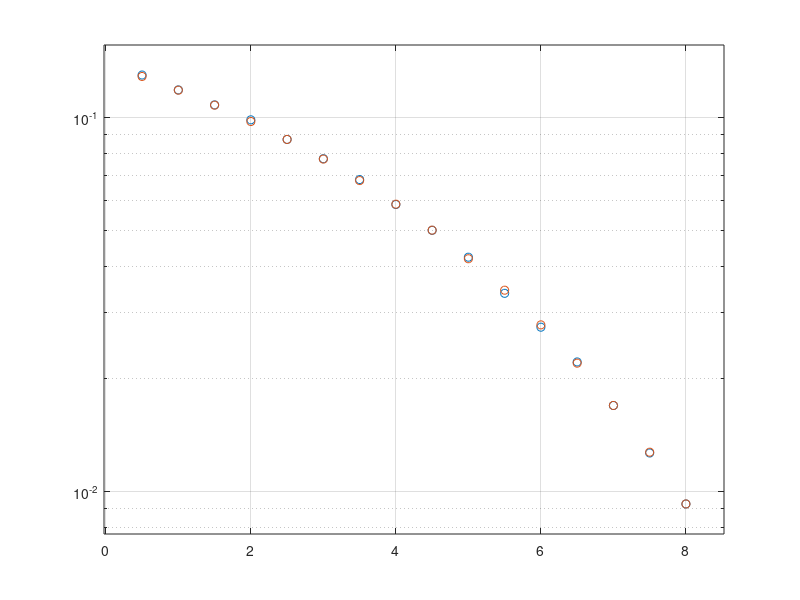

Source code (MATLAB):
clear all;
close all;

alpha = 0.33;
L = 15;
Fe = 24000;
Rb = 3000;%Débit binaire
Tb = 1/Rb;
Te = 1/Fe;
N = 500000;
V = 1;

%Génération de bits

r = randi([0 1],N,1)';

Ts = 2*Tb;
Ns = Ts*Fe;

%Mapping
V1 = V;
V2 = 3*V1;
r2 = reshape(r', [2, N/2])';
rd = bi2de(r2, 'left-msb');
rd = rd+1;
LUT = [V2 V1 -V2 -V1];
map = LUT(rd);



%Création du filtre (rectangle de largeur Ts)

h = ones(1, Ns);

%Filtrage
A = zeros(1, Ns - 1);
mapSe = kron(map, [1 A]);
signal = filter(h, 1, mapSe);

signalmodule = signal;
M = 4;

Nrab = 8;
Pas = 0.5;
tebtab = zeros(Nrab/Pas -1 , 1);
rabbtab = (Pas:Pas:Nrab);
for i = rabbtab

rabb = i;
Psig = mean(abs(signalmodule).^2);
sigman = sqrt(Psig*Ns/(2*(log(M)/log(2))*10.^(rabb/10)));
bruit = sigman*randn(1,length(signalmodule));
signalmodulebruite = signalmodule + bruit;

signaldemodulebruit = filter(h, 1, signalmodulebruite);

%figure
%plot(signaldemodulebruit)
%axis padded
%grid on

%Diagramme de l'oeil
%figure
%plot(reshape(signaldemodulebruit,2*Ns,numel(signaldemodulebruit)/Ns/2))

%From demodulebruit to bits
n0 = Ns;
Ebruit = signaldemodulebruit(n0:Ns:end);

seuil1 = 2*V1*Ns;
seuil2 = 0;
seuil3 = -seuil1;

Res1 = (Ebruit>seuil1);
Res2 = (Ebruit>seuil2) - Res1;
Res3 = (Ebruit<seuil3);
Res4 = (Ebruit<seuil2) - Res3;

Res = 1*Res1 + 2*Res2 + 3*Res3 + 4*Res4;

LUT_inv = [0 1 2 3];
delute = LUT_inv(Res);
resf = de2bi(delute, 'left-msb');
resf = reshape(resf', [1,N]);

teb = mean(abs(resf-r));
tebtab(floor(i/Pas)) = teb;

end

semilogy(rabbtab, tebtab, 'o');
hold on
Qtab3 = (3/4)*qfunc(sqrt((4/5)*10.^(rabbtab/10)));
semilogy(rabbtab, Qtab3, 'o');
grid on;
axis padded;

